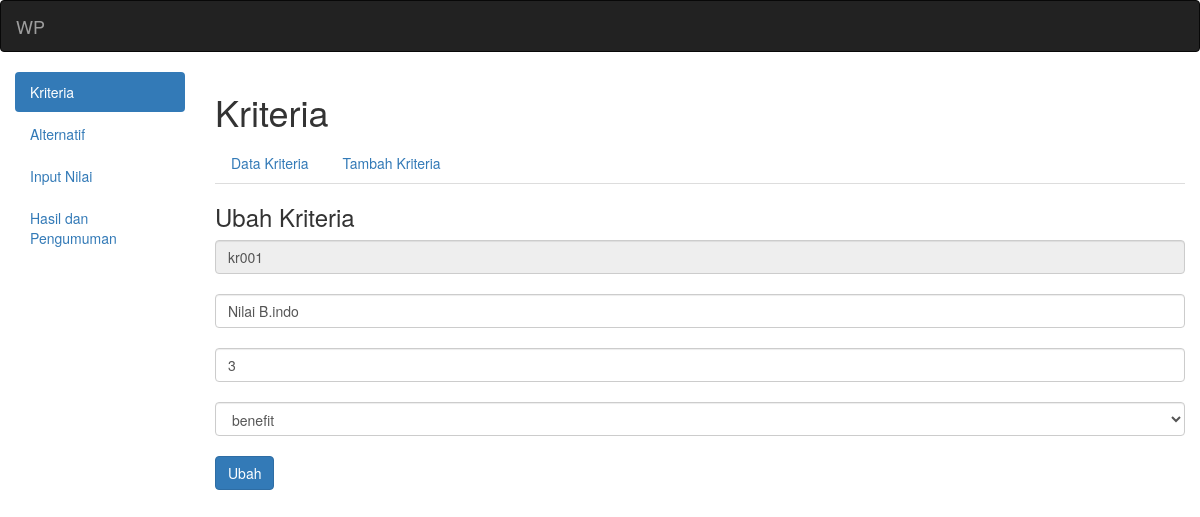
The page /?a=kriteria&k=ubahk&id=kr001 on the database its author committed.
### tables this page shows
CREATE TABLE `kriteria` (
  `id_kriteria` varchar(5) NOT NULL,
  `nama_kriteria` varchar(45) NOT NULL,
  `bobot` double NOT NULL,
  `sifat` varchar(15) NOT NULL
);

### ubahkriteria.php (the view, shortened to what this page needs)
<?php
include ("konfig/koneksi.php");
$s=mysqli_query($koneksi, "select * from kriteria where id_kriteria='$_GET[id]'");
$d=mysqli_fetch_assoc($s);
?>
<div class="box-header">
    <h3 class="box-title">Ubah Kriteria</h3>
</div>
<div class="box-body pad">
 <form action="" method="POST">
 <input type="text" name="id_kriteria" class="form-control" value="<?php echo $d['id_kriteria']; ?>" readonly>
 <br />
 <input type="text" name="nama_kriteria" class="form-control"  placeholder="Nama Kriteria" value="<?php echo $d['nama_kriteria']; ?>" >
 <br />
 <input type="text" name="bobot" class="form-control" placeholder="Bobot" value="<?php echo $d['bobot']; ?>">
 <br />
 <select name="sifat" class="form-control">
	<option value="<?php echo $d['sifat']; ?>"><?php echo $d['sifat']; ?></option>
 </select>
 <br />
 <input type="submit" name="ubah" value="Ubah" class="btn btn-primary">
 <br />
 </form>
</div>

### rows shown on the page
kriteria: id_kriteria "kr001", nama_kriteria "Nilai B.indo", bobot "3", sifat "benefit"
